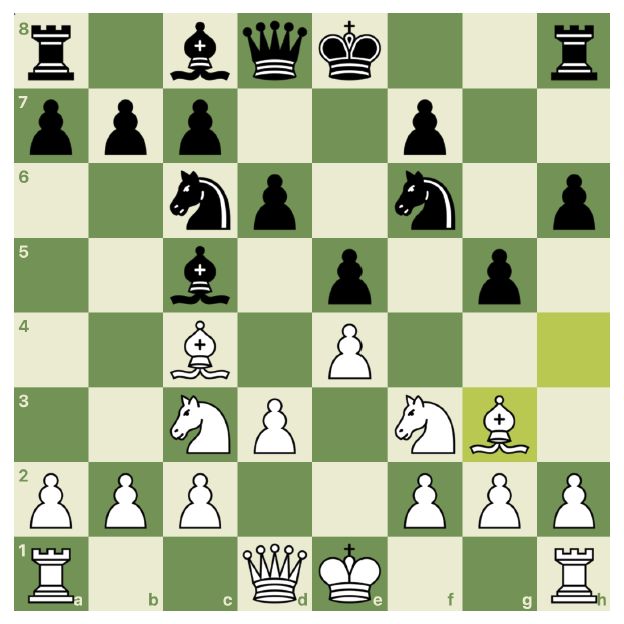
#> input picture Brajedrez/tests/fixtures/img/tablero1.png, 624 x 624 px
$ python -i localizar.py   (imports and definitions only)
#> lines starting #> are read from the running program, lines starting #| are printed output that depends on the picture; after the words box and inside, x2 and y2 are one past the last pixel; in counts of white or black regions, pixels touching at a corner belong together
#> further down, picture is the input picture: shape (624, 624, 3); mean B, G, R 149.9, 185.3, 173
import cv2
import numpy as np
from src.nucleo import ordenar_esquinas

def quitar_marco(recorte: np.ndarray) -> np.ndarray:
    """Quita el margen blanco y el marco negro impreso que rodean el tablero en los diagramas de libro.
    Sin esto, las casillas del borde llevan un trozo de marco y toda la cuadrícula queda desplazada."""
    gris = cv2.cvtColor(recorte, cv2.COLOR_BGR2GRAY) if recorte.ndim == 3 else recorte
    def corte(perfil: np.ndarray) -> int:  # medias de gris desde el borde hacia dentro
        k = max(3, int(0.06 * len(perfil)))
        oscuras = [i for i in range(k) if perfil[i] < 100]
        if oscuras:  # marco negro: se corta justo después, más una línea de transición
            return min(oscuras[-1] + 2, k)
        i = 0
        while i < k and perfil[i] > 240:  # solo margen blanco
            i += 1
        return i
    filas, cols = gris.mean(1), gris.mean(0)
    a, b, i, d = corte(filas), corte(filas[::-1]), corte(cols), corte(cols[::-1])
    alto, ancho = gris.shape
    return recorte[a:alto - b, i:ancho - d]

def localizar_tablero(imagen: np.ndarray, salida: int = 400, en_perspectiva: bool = False):
    """Tablero recortado y recto (salida x salida) o None si no hay tablero.
    Por defecto supone captura o escaneo (tablero recto): recorta el rectángulo del marco.
    Con en_perspectiva=True (foto con el móvil) corrige la perspectiva del cuadrilátero."""
    gris = cv2.cvtColor(imagen, cv2.COLOR_BGR2GRAY)
    alto, ancho = gris.shape
    bordes = cv2.dilate(cv2.Canny(cv2.GaussianBlur(gris, (5, 5), 0), 50, 150), np.ones((3, 3), np.uint8))
    contornos, _ = cv2.findContours(bordes, cv2.RETR_EXTERNAL, cv2.CHAIN_APPROX_SIMPLE)
    for c in sorted(contornos, key=cv2.contourArea, reverse=True)[:5]:
        x, y, w, h = cv2.boundingRect(c)
        if w * h < 0.25 * gris.size or not 0.8 < w / h < 1.25:
            continue
        if not en_perspectiva:
            return cv2.resize(quitar_marco(imagen[y:y + h, x:x + w]), (salida, salida), interpolation=cv2.INTER_AREA)
        aprox = cv2.approxPolyDP(c, 0.02 * cv2.arcLength(c, True), True)
        if len(aprox) == 4:
            origen = ordenar_esquinas(aprox.reshape(4, 2).astype(np.float32))
            destino = np.float32([[0, 0], [salida, 0], [salida, salida], [0, salida]])
            return cv2.warpPerspective(imagen, cv2.getPerspectiveTransform(origen, destino), (salida, salida))
    if 0.9 < ancho / alto < 1.1 and gris.std() > 20:  # la imagen ya es solo el tablero
        return cv2.resize(imagen, (salida, salida), interpolation=cv2.INTER_AREA)
    return None

def localizar_tableros(imagen: np.ndarray, salida: int = 400, area_min: float = 0.02) -> list[np.ndarray]:
    """Todos los tableros de una imagen (p. ej., una página de libro con varios diagramas), de arriba abajo.
    Si no encuentra ninguno, prueba con localizar_tablero() (imagen que ya es solo el tablero)."""
#> called with salida = 400, area_min = 0.02
    gris = cv2.cvtColor(imagen, cv2.COLOR_BGR2GRAY)
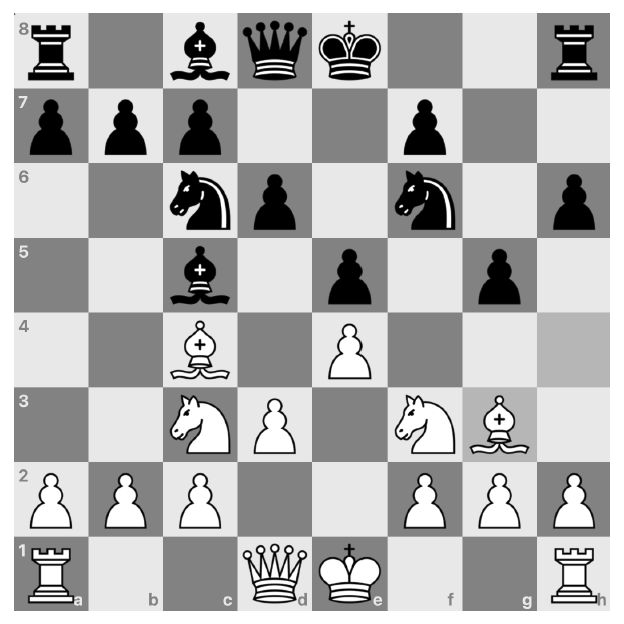
#> gris: shape (624, 624); min 0, max 255, mean 177.6
    bordes = cv2.dilate(cv2.Canny(cv2.GaussianBlur(gris, (5, 5), 0), 50, 150), np.ones((3, 3), np.uint8))
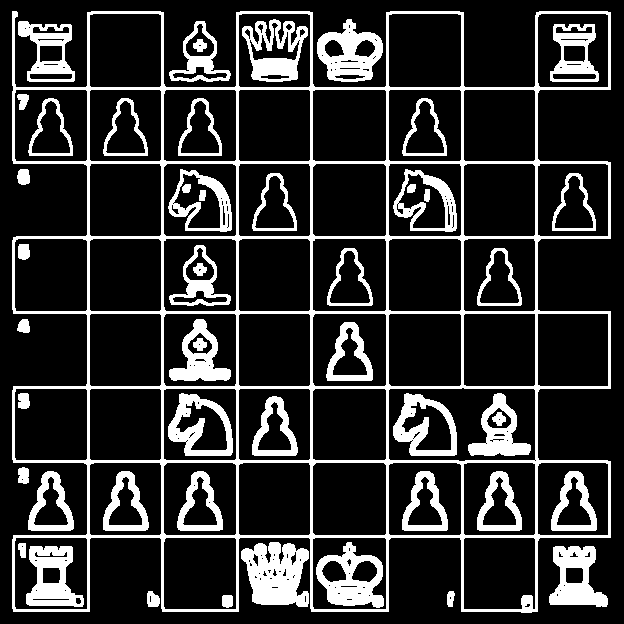
#> bordes: shape (624, 624); 18.8% white; 51 white regions
    contornos, _ = cv2.findContours(bordes, cv2.RETR_EXTERNAL, cv2.CHAIN_APPROX_SIMPLE)
#> contornos = 12 contours; largest, box (x1, y1, x2, y2) and area: (12, 11, 611, 613) 282938, (241, 542, 309, 607) 3104, (317, 19, 383, 82) 2728, (549, 546, 608, 607) 2245, (18, 21, 75, 82) 2204
    cajas = []
    for c in contornos:
        x, y, w, h = cv2.boundingRect(c)
        if w * h >= area_min * gris.size and 0.8 < w / h < 1.25 and cv2.contourArea(c) > 0.6 * w * h:
            cajas.append((y, x, w, h))
#> this loop made 12 passes
#> (x, y, w, h) on passes 1 to 12: (447, 591, 8, 16), (147, 591, 13, 16), (549, 546, 59, 61), (241, 542, 68, 65), (28, 471, 46, 60), (18, 467, 11, 17), (17, 319, 13, 14), (17, 169, 13, 16), (169, 21, 62, 61), (18, 21, 57, 61), (317, 19, 66, 63), (12, 11, 599, 602)
#> after the loop, cajas = [(11, 12, 599, 602)]
    cajas.sort()
    tableros = [cv2.resize(quitar_marco(imagen[y:y + h, x:x + w]), (salida, salida), interpolation=cv2.INTER_AREA)
                for y, x, w, h in cajas]
#> tableros = 1 item
    if tableros:
        return tableros
    unico = localizar_tablero(imagen, salida)
    return [unico] if unico is not None else []

>>> import cv2
>>> picture = cv2.imread('../tests/fixtures/img/tablero1.png')
>>> result = localizar_tableros(picture)
#> result = 1 item

$ run again, on Brajedrez/tests/fixtures/img/tablero2.png
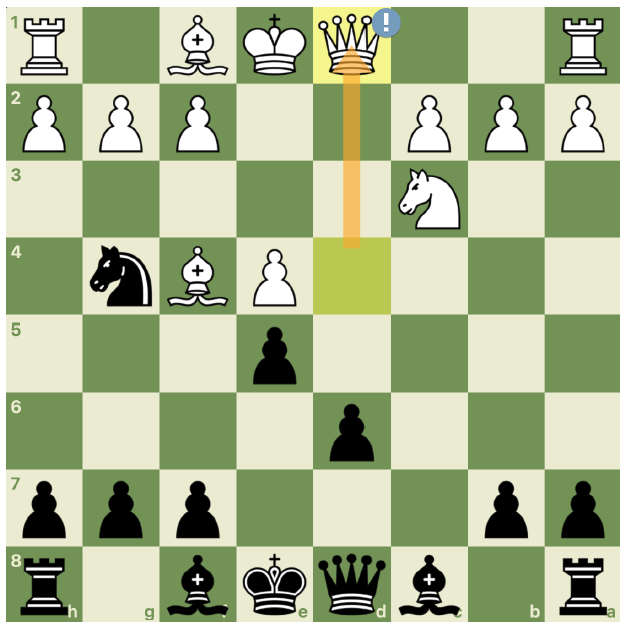
#> input picture Brajedrez/tests/fixtures/img/tablero2.png, 626 x 628 px
#> picture is the input picture: shape (628, 626, 3); mean B, G, R 144, 182.5, 169.6
#> in localizar_tableros, `gris = cv2.cvtColor(imagen, cv2.COLOR_BGR2GRAY)`:
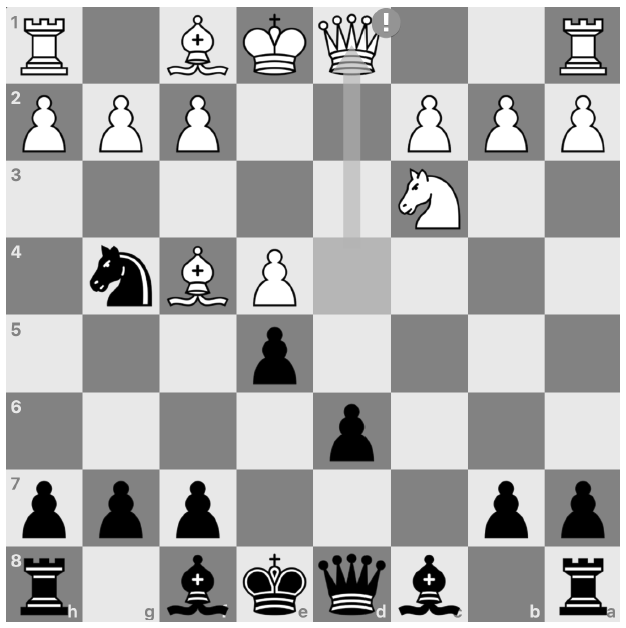
#> gris: shape (628, 626); min 0, max 255, mean 174.2
#> in localizar_tableros, `bordes = cv2.dilate(cv2.Canny(cv2.GaussianBlur(gris, (5, 5), 0), 50, 1..`:
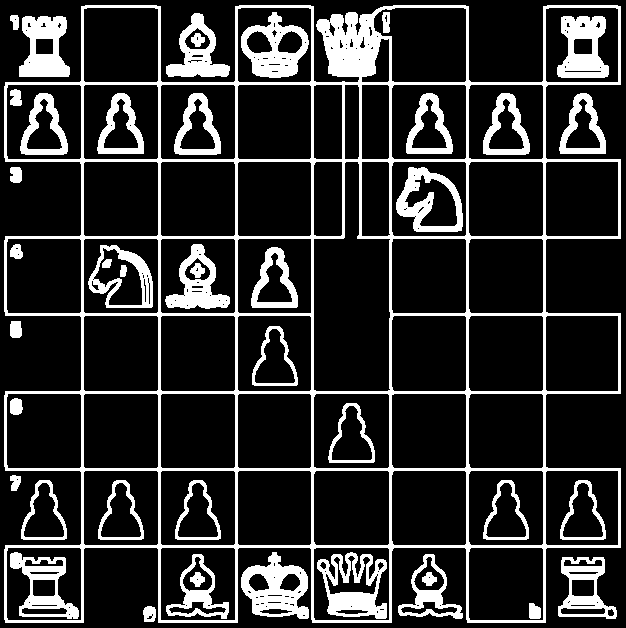
#> bordes: shape (628, 626); 18.1% white; 44 white regions
#> contornos = 13 contours; largest, box (x1, y1, x2, y2) and area: (4, 5, 621, 623) 304180, (241, 552, 309, 619) 2960, (558, 557, 617, 619) 2276, (19, 16, 70, 77) 2246, (166, 13, 230, 77) 1991
#> the loop in localizar_tableros, `for c in contornos:` made 13 passes
#> (x, y, w, h) on passes 1 to 8: (143, 606, 13, 16), (558, 557, 59, 62), (398, 554, 65, 65), (241, 552, 68, 67), (21, 480, 46, 60), (10, 475, 11, 16), (10, 321, 12, 17), (10, 167, 12, 16)
#> after the loop in localizar_tableros, `for c in contornos:`: cajas = [(5, 4, 617, 618)]
#> tableros = 1 item

$ run again, on Brajedrez/tests/fixtures/img/tablero3.png
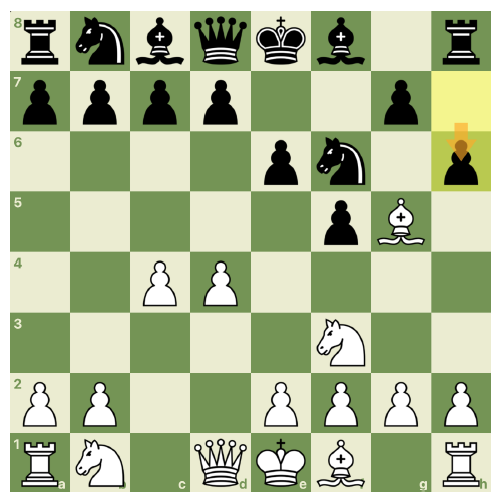
#> input picture Brajedrez/tests/fixtures/img/tablero3.png, 499 x 502 px
#> picture is the input picture: shape (502, 499, 3); mean B, G, R 147.4, 184.3, 171.7
#> in localizar_tableros, `gris = cv2.cvtColor(imagen, cv2.COLOR_BGR2GRAY)`:
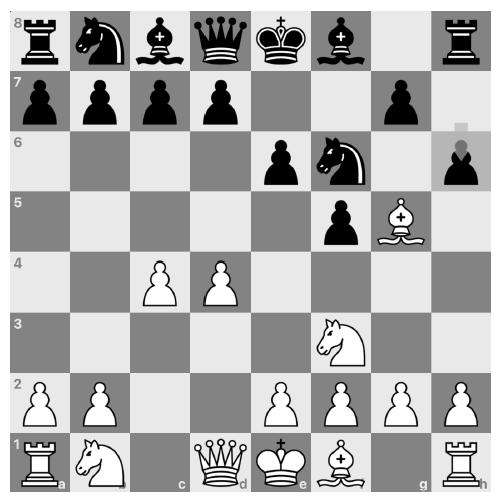
#> gris: shape (502, 499); min 0, max 255, mean 176.4
#> in localizar_tableros, `bordes = cv2.dilate(cv2.Canny(cv2.GaussianBlur(gris, (5, 5), 0), 50, 1..`:
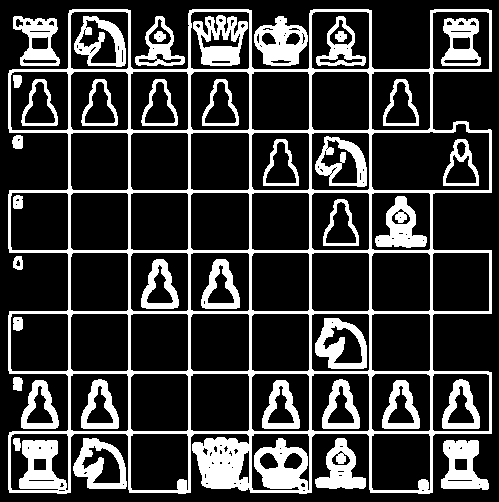
#> bordes: shape (502, 499); 22.6% white; 39 white regions
#> contornos = 11 contours; largest, box (x1, y1, x2, y2) and area: (8, 9, 492, 494) 187204, (73, 438, 127, 489) 1977, (254, 16, 308, 66) 1816, (441, 440, 489, 490) 1540, (13, 16, 60, 66) 1494
#> the loop in localizar_tableros, `for c in contornos:` made 11 passes
#> (x, y, w, h) on passes 1 to 8: (441, 440, 48, 50), (315, 438, 51, 51), (73, 438, 54, 51), (21, 380, 38, 49), (13, 377, 10, 14), (13, 256, 10, 14), (12, 135, 11, 14), (254, 16, 54, 50)
#> after the loop in localizar_tableros, `for c in contornos:`: cajas = [(9, 8, 484, 485)]
#> tableros = 1 item

$ run again, on Brajedrez/tests/fixtures/img/tablero4.png
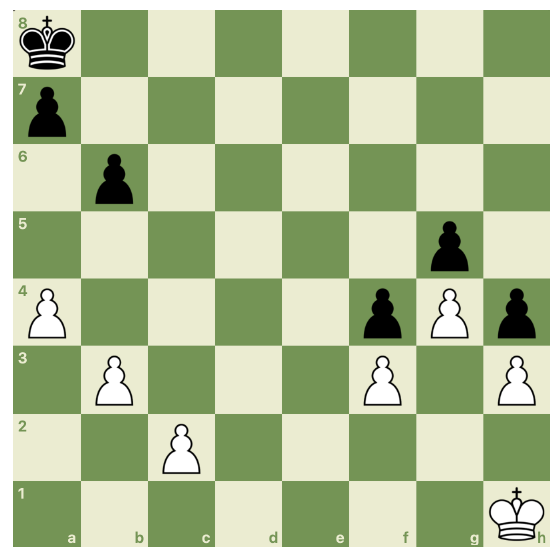
#> input picture Brajedrez/tests/fixtures/img/tablero4.png, 560 x 560 px
#> picture is the input picture: shape (560, 560, 3); mean B, G, R 152.7, 192, 177.5
#> in localizar_tableros, `gris = cv2.cvtColor(imagen, cv2.COLOR_BGR2GRAY)`:
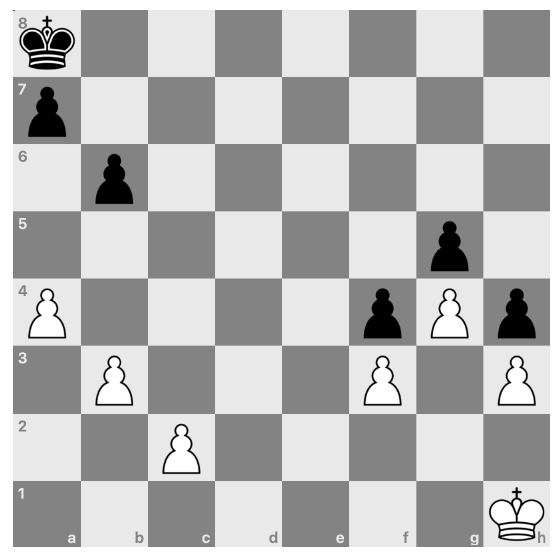
#> gris: shape (560, 560); min 0, max 255, mean 183.2
#> in localizar_tableros, `bordes = cv2.dilate(cv2.Canny(cv2.GaussianBlur(gris, (5, 5), 0), 50, 1..`:
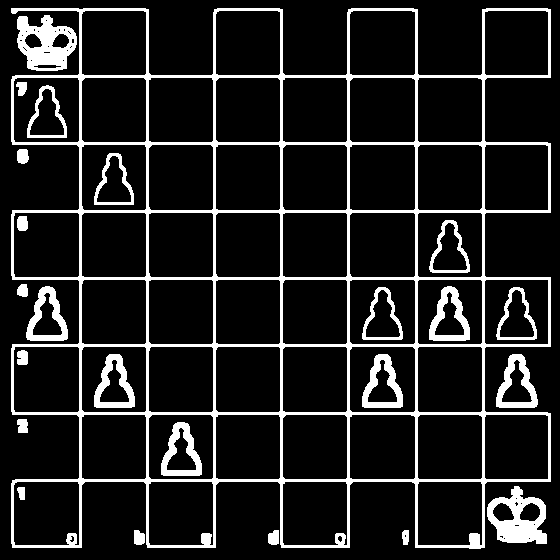
#> bordes: shape (560, 560); 12.8% white; 24 white regions
#> contornos = 11 contours; largest, box (x1, y1, x2, y2) and area: (11, 8, 551, 549) 229533, (487, 486, 547, 544) 2341, (17, 15, 77, 71) 2336, (26, 286, 68, 341) 1500, (496, 354, 538, 408) 1490
#> the loop in localizar_tableros, `for c in contornos:` made 11 passes
#> (x, y, w, h) on passes 1 to 8: (402, 530, 7, 15), (268, 530, 11, 15), (134, 530, 11, 15), (487, 486, 60, 58), (17, 419, 11, 14), (496, 354, 42, 54), (26, 286, 42, 55), (17, 284, 11, 13)
#> after the loop in localizar_tableros, `for c in contornos:`: cajas = [(8, 11, 540, 541)]
#> tableros = 1 item
